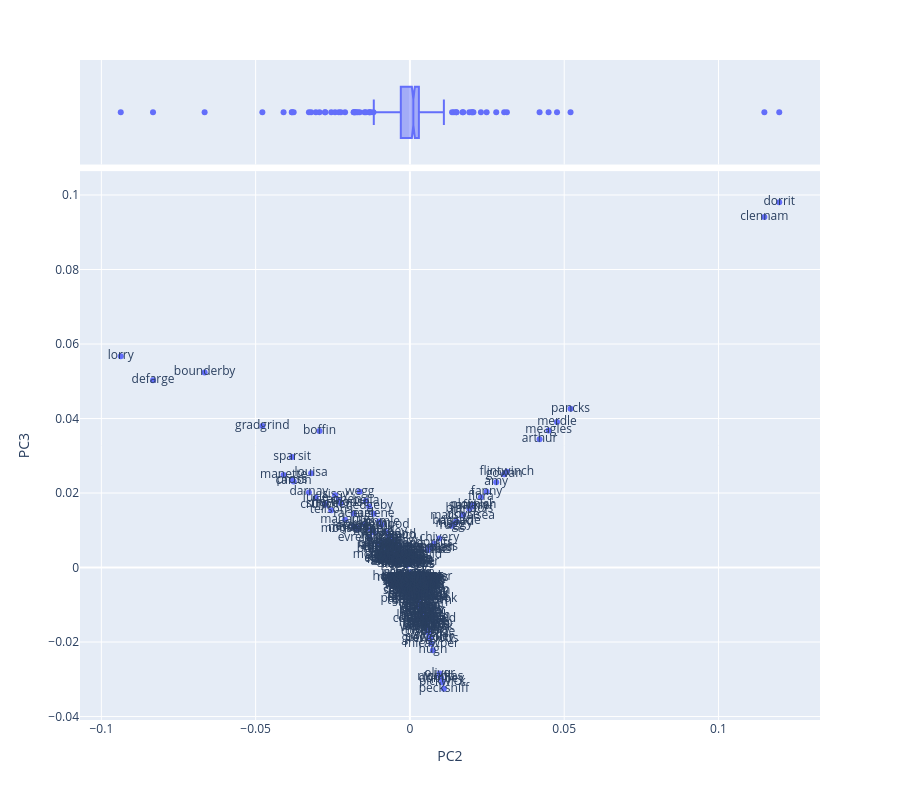

The code cell stored with this chart in its notebook:
### Code cell
vis_loadings(COMPS, 2, 3)

### Figure 1 — Plotly figure (JSON) as saved in the notebook; plotly's stock layout.template omitted (floating-point values rounded to 4 significant figures; data arrays with more than 128 entries replaced by an {"elided": "..."} marker saying what was removed)
{"data": [{"hovertemplate": "PC2=%{x}<br>PC3=%{y}<br>term_str=%{text}<extra></extra>", "legendgroup": "", "marker": {"color": "#636efa", "symbol": "circle"}, "mode": "markers+text", "name": "", "orientation": "v", "showlegend": false, "text": {"elided": "359 str values"}, "type": "scatter", "x": {"elided": "359 float values"}, "xaxis": "x", "y": {"elided": "359 float values"}, "yaxis": "y"}, {"alignmentgroup": "True", "hovertemplate": "PC2=%{x}<extra></extra>", "legendgroup": "", "marker": {"color": "#636efa", "symbol": "circle"}, "name": "", "notched": true, "offsetgroup": "", "showlegend": false, "type": "box", "x": {"elided": "359 float values"}, "xaxis": "x2", "yaxis": "y2"}], "layout": {"height": 800, "legend": {"tracegroupgap": 0}, "margin": {"t": 60}, "xaxis": {"anchor": "y", "domain": [0, 1], "title": {"text": "PC2"}}, "xaxis2": {"anchor": "y2", "domain": [0, 1], "matches": "x", "showgrid": true, "showticklabels": false}, "yaxis": {"anchor": "x", "domain": [0, 0.8316], "title": {"text": "PC3"}}, "yaxis2": {"anchor": "x2", "domain": [0.8416, 1], "matches": "y2", "showgrid": false, "showline": false, "showticklabels": false, "ticks": ""}}}
